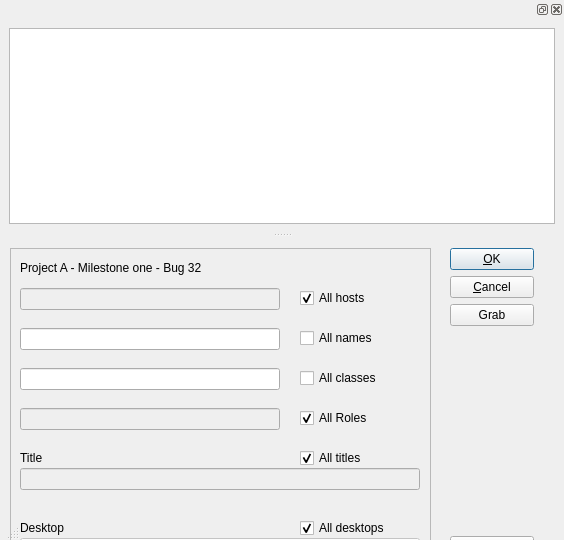
<?xml version="1.0" encoding="UTF-8"?>
<ui version="4.0">
 <class>AddAuto</class>
 <widget class="QMainWindow" name="AddAuto">
  <property name="geometry">
   <rect>
    <x>0</x>
    <y>0</y>
    <width>564</width>
    <height>540</height>
   </rect>
  </property>
  <property name="sizePolicy">
   <sizepolicy hsizetype="Fixed" vsizetype="Fixed">
    <horstretch>200</horstretch>
    <verstretch>200</verstretch>
   </sizepolicy>
  </property>
  <property name="minimumSize">
   <size>
    <width>564</width>
    <height>400</height>
   </size>
  </property>
  <property name="maximumSize">
   <size>
    <width>564</width>
    <height>800</height>
   </size>
  </property>
  <property name="windowTitle">
   <string extracomment="This is the auto_select add and edit window.">AutoSelect</string>
  </property>
  <property name="windowIcon">
   <iconset resource="systray.qrc">
    <normaloff>:/pics/active-icon-0.xpm</normaloff>:/pics/active-icon-0.xpm</iconset>
  </property>
  <widget class="QWidget" name="centralwidget">
   <property name="enabled">
    <bool>true</bool>
   </property>
   <property name="sizePolicy">
    <sizepolicy hsizetype="Fixed" vsizetype="Fixed">
     <horstretch>0</horstretch>
     <verstretch>0</verstretch>
    </sizepolicy>
   </property>
   <property name="minimumSize">
    <size>
     <width>564</width>
     <height>350</height>
    </size>
   </property>
   <property name="maximumSize">
    <size>
     <width>564</width>
     <height>392</height>
    </size>
   </property>
   <widget class="QWidget" name="layout2">
    <property name="geometry">
     <rect>
      <x>450</x>
      <y>10</y>
      <width>84</width>
      <height>310</height>
     </rect>
    </property>
    <layout class="QVBoxLayout" name="ButtonBox">
     <item>
      <widget class="QPushButton" name="buttonOk">
       <property name="text">
        <string>&amp;OK</string>
       </property>
       <property name="shortcut">
        <string/>
       </property>
       <property name="autoDefault">
        <bool>true</bool>
       </property>
       <property name="default">
        <bool>true</bool>
       </property>
      </widget>
     </item>
     <item>
      <widget class="QPushButton" name="buttonCancel">
       <property name="text">
        <string>&amp;Cancel</string>
       </property>
       <property name="shortcut">
        <string/>
       </property>
       <property name="autoDefault">
        <bool>true</bool>
       </property>
      </widget>
     </item>
     <item>
      <widget class="QPushButton" name="Grab">
       <property name="text">
        <string>Grab</string>
       </property>
      </widget>
     </item>
     <item>
      <spacer name="Spacer1">
       <property name="orientation">
        <enum>Qt::Vertical</enum>
       </property>
       <property name="sizeType">
        <enum>QSizePolicy::Expanding</enum>
       </property>
       <property name="sizeHint" stdset="0">
        <size>
         <width>20</width>
         <height>180</height>
        </size>
       </property>
      </spacer>
     </item>
     <item>
      <widget class="QPushButton" name="buttonHelp">
       <property name="text">
        <string>&amp;Help</string>
       </property>
       <property name="shortcut">
        <string>F1</string>
       </property>
       <property name="checkable">
        <bool>false</bool>
       </property>
       <property name="autoDefault">
        <bool>true</bool>
       </property>
      </widget>
     </item>
    </layout>
   </widget>
   <widget class="QFrame" name="frame">
    <property name="geometry">
     <rect>
      <x>10</x>
      <y>10</y>
      <width>421</width>
      <height>321</height>
     </rect>
    </property>
    <property name="frameShape">
     <enum>QFrame::StyledPanel</enum>
    </property>
    <property name="frameShadow">
     <enum>QFrame::Raised</enum>
    </property>
    <widget class="QLineEdit" name="Role">
     <property name="enabled">
      <bool>false</bool>
     </property>
     <property name="geometry">
      <rect>
       <x>10</x>
       <y>160</y>
       <width>260</width>
       <height>22</height>
      </rect>
     </property>
     <property name="text">
      <string/>
     </property>
    </widget>
    <widget class="QComboBox" name="Desktop">
     <property name="enabled">
      <bool>false</bool>
     </property>
     <property name="geometry">
      <rect>
       <x>10</x>
       <y>290</y>
       <width>400</width>
       <height>22</height>
      </rect>
     </property>
     <item>
      <property name="text">
       <string/>
      </property>
     </item>
    </widget>
    <widget class="QLineEdit" name="Class">
     <property name="geometry">
      <rect>
       <x>10</x>
       <y>120</y>
       <width>260</width>
       <height>22</height>
      </rect>
     </property>
     <property name="text">
      <string/>
     </property>
    </widget>
    <widget class="QLineEdit" name="Name">
     <property name="geometry">
      <rect>
       <x>10</x>
       <y>80</y>
       <width>260</width>
       <height>22</height>
      </rect>
     </property>
     <property name="text">
      <string/>
     </property>
    </widget>
    <widget class="QCheckBox" name="checkBox_class">
     <property name="geometry">
      <rect>
       <x>290</x>
       <y>120</y>
       <width>111</width>
       <height>20</height>
      </rect>
     </property>
     <property name="text">
      <string>All classes</string>
     </property>
    </widget>
    <widget class="QCheckBox" name="checkBox_desktop">
     <property name="geometry">
      <rect>
       <x>290</x>
       <y>270</y>
       <width>121</width>
       <height>20</height>
      </rect>
     </property>
     <property name="text">
      <string>All desktops</string>
     </property>
     <property name="checked">
      <bool>true</bool>
     </property>
    </widget>
    <widget class="QCheckBox" name="checkBox_name">
     <property name="geometry">
      <rect>
       <x>290</x>
       <y>80</y>
       <width>101</width>
       <height>20</height>
      </rect>
     </property>
     <property name="text">
      <string>All names</string>
     </property>
    </widget>
    <widget class="QCheckBox" name="checkBox_host">
     <property name="geometry">
      <rect>
       <x>290</x>
       <y>40</y>
       <width>111</width>
       <height>20</height>
      </rect>
     </property>
     <property name="text">
      <string>All hosts</string>
     </property>
     <property name="checked">
      <bool>true</bool>
     </property>
    </widget>
    <widget class="QCheckBox" name="checkBox_role">
     <property name="geometry">
      <rect>
       <x>290</x>
       <y>160</y>
       <width>101</width>
       <height>20</height>
      </rect>
     </property>
     <property name="text">
      <string>All Roles</string>
     </property>
     <property name="checked">
      <bool>true</bool>
     </property>
    </widget>
    <widget class="QLineEdit" name="Host">
     <property name="enabled">
      <bool>false</bool>
     </property>
     <property name="geometry">
      <rect>
       <x>10</x>
       <y>40</y>
       <width>260</width>
       <height>22</height>
      </rect>
     </property>
     <property name="whatsThis">
      <string comment="This hase the host ">The host name.</string>
     </property>
     <property name="text">
      <string/>
     </property>
    </widget>
    <widget class="QLineEdit" name="Title">
     <property name="enabled">
      <bool>false</bool>
     </property>
     <property name="geometry">
      <rect>
       <x>10</x>
       <y>220</y>
       <width>400</width>
       <height>22</height>
      </rect>
     </property>
     <property name="text">
      <string/>
     </property>
    </widget>
    <widget class="QCheckBox" name="checkBox_title">
     <property name="geometry">
      <rect>
       <x>290</x>
       <y>200</y>
       <width>101</width>
       <height>20</height>
      </rect>
     </property>
     <property name="text">
      <string>All titles</string>
     </property>
     <property name="checked">
      <bool>true</bool>
     </property>
    </widget>
    <widget class="QLabel" name="textLabel_title">
     <property name="geometry">
      <rect>
       <x>10</x>
       <y>200</y>
       <width>56</width>
       <height>20</height>
      </rect>
     </property>
     <property name="text">
      <string>Title</string>
     </property>
     <property name="wordWrap">
      <bool>false</bool>
     </property>
    </widget>
    <widget class="QLabel" name="projectName">
     <property name="geometry">
      <rect>
       <x>10</x>
       <y>10</y>
       <width>330</width>
       <height>20</height>
      </rect>
     </property>
     <property name="text">
      <string>Project A - Milestone one - Bug 32</string>
     </property>
     <property name="wordWrap">
      <bool>false</bool>
     </property>
    </widget>
    <widget class="QLabel" name="textLabel_desktop">
     <property name="geometry">
      <rect>
       <x>10</x>
       <y>270</y>
       <width>56</width>
       <height>20</height>
      </rect>
     </property>
     <property name="text">
      <string>Desktop</string>
     </property>
     <property name="wordWrap">
      <bool>false</bool>
     </property>
    </widget>
   </widget>
  </widget>
  <widget class="QMenuBar" name="menubar">
   <property name="enabled">
    <bool>false</bool>
   </property>
   <property name="geometry">
    <rect>
     <x>0</x>
     <y>0</y>
     <width>564</width>
     <height>28</height>
    </rect>
   </property>
  </widget>
  <widget class="QStatusBar" name="statusbar">
   <property name="sizePolicy">
    <sizepolicy hsizetype="Fixed" vsizetype="Fixed">
     <horstretch>0</horstretch>
     <verstretch>0</verstretch>
    </sizepolicy>
   </property>
  </widget>
  <widget class="QDockWidget" name="dockWidget">
   <property name="enabled">
    <bool>true</bool>
   </property>
   <property name="minimumSize">
    <size>
     <width>500</width>
     <height>233</height>
    </size>
   </property>
   <property name="allowedAreas">
    <set>Qt::BottomDockWidgetArea|Qt::TopDockWidgetArea</set>
   </property>
   <attribute name="dockWidgetArea">
    <number>4</number>
   </attribute>
   <widget class="QWidget" name="dockWidgetContents">
    <layout class="QVBoxLayout" name="verticalLayout">
     <item>
      <widget class="QColumnView" name="columnView"/>
     </item>
    </layout>
   </widget>
  </widget>
 </widget>
 <resources>
  <include location="systray.qrc"/>
 </resources>
 <connections/>
</ui>
